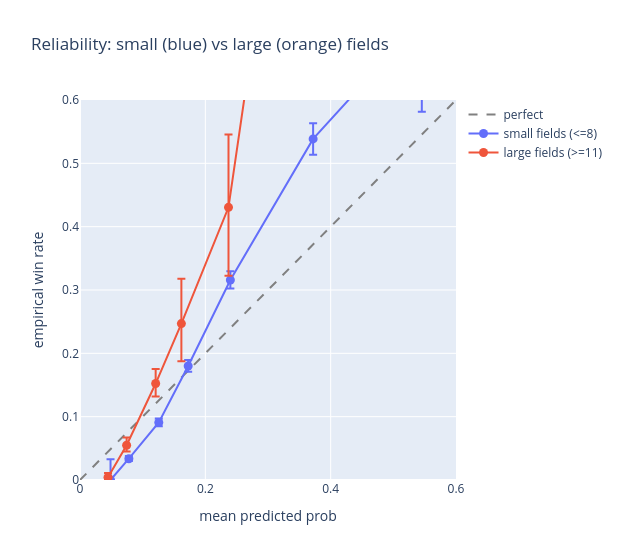

Notebook code cell kept with this figure:
### Code cell
# reliability stratified into small (<=8) vs large (>=11) fields
small = val.filter(pl.col("field_size") <= 8)
large = val.filter(pl.col("field_size") >= 11)
print(f"small fields: {small['race_id'].n_unique():,} races   large fields: {large['race_id'].n_unique():,} races")

rel_small = diag.reliability_table(small, "model_prob")
rel_large = diag.reliability_table(large, "model_prob")
fig = diag.plot_reliability(rel_small, rel_large, title="Reliability: small (blue) vs large (orange) fields")
fig.data[1].name = "small fields (<=8)"
fig.data[2].name = "large fields (>=11)"
fig.show()

### Figure 1 — Plotly figure (JSON) as saved in the notebook; plotly's stock layout.template omitted (floating-point values rounded to 4 significant figures)
{"data": [{"line": {"color": "gray", "dash": "dash"}, "mode": "lines", "name": "perfect", "showlegend": true, "type": "scatter", "x": [0, 1], "y": [0, 1]}, {"error_y": {"array": [0.03288, 0.004236, 0.006216, 0.009328, 0.01377, 0.02475, 0.1093], "arrayminus": [3.469e-18, 0.003777, 0.005855, 0.008965, 0.01345, 0.02494, 0.1458], "symmetric": false, "type": "data"}, "hovertext": ["bin=[2%, 5%)<br>n=113<br>mean_pred=0.049<br>emp=0.000", "bin=[5%, 10%)<br>n=7795<br>mean_pred=0.078<br>emp=0.034", "bin=[10%, 15%)<br>n=8716<br>mean_pred=0.126<br>emp=0.091", "bin=[15%, 20%)<br>n=6777<br>mean_pred=0.173<br>emp=0.180", "bin=[20%, 30%)<br>n=4480<br>mean_pred=0.240<br>emp=0.316", "bin=[30%, 50%)<br>n=1543<br>mean_pred=0.372<br>emp=0.539", "bin=[50%, 100%)<br>n=44<br>mean_pred=0.545<br>emp=0.727"], "marker": {"color": "#636EFA", "size": 9}, "mode": "markers+lines", "name": "small fields (<=8)", "type": "scatter", "x": [0.04871, 0.07798, 0.1257, 0.1726, 0.2399, 0.372, 0.5455], "y": [0.0, 0.03361, 0.09087, 0.18, 0.3158, 0.5386, 0.7273]}, {"error_y": {"array": [0.006691, 0.01211, 0.02292, 0.07083, 0.115, 0.0], "arrayminus": [0.002622, 0.01002, 0.0204, 0.05939, 0.108, 0.2425], "symmetric": false, "type": "data"}, "hovertext": ["bin=[2%, 5%)<br>n=932<br>mean_pred=0.045<br>emp=0.004", "bin=[5%, 10%)<br>n=1639<br>mean_pred=0.074<br>emp=0.055", "bin=[10%, 15%)<br>n=1057<br>mean_pred=0.121<br>emp=0.152", "bin=[15%, 20%)<br>n=166<br>mean_pred=0.162<br>emp=0.247", "bin=[20%, 30%)<br>n=72<br>mean_pred=0.237<br>emp=0.431", "bin=[30%, 50%)<br>n=12<br>mean_pred=0.321<br>emp=1.000"], "marker": {"color": "#EF553B", "size": 9}, "mode": "markers+lines", "name": "large fields (>=11)", "type": "scatter", "x": [0.04473, 0.07439, 0.1207, 0.1618, 0.237, 0.3207], "y": [0.004292, 0.05491, 0.1523, 0.247, 0.4306, 1.0]}], "layout": {"height": 560, "title": {"text": "Reliability: small (blue) vs large (orange) fields"}, "width": 620, "xaxis": {"range": [0, 0.6], "title": {"text": "mean predicted prob"}}, "yaxis": {"range": [0, 0.6], "title": {"text": "empirical win rate"}}}}
